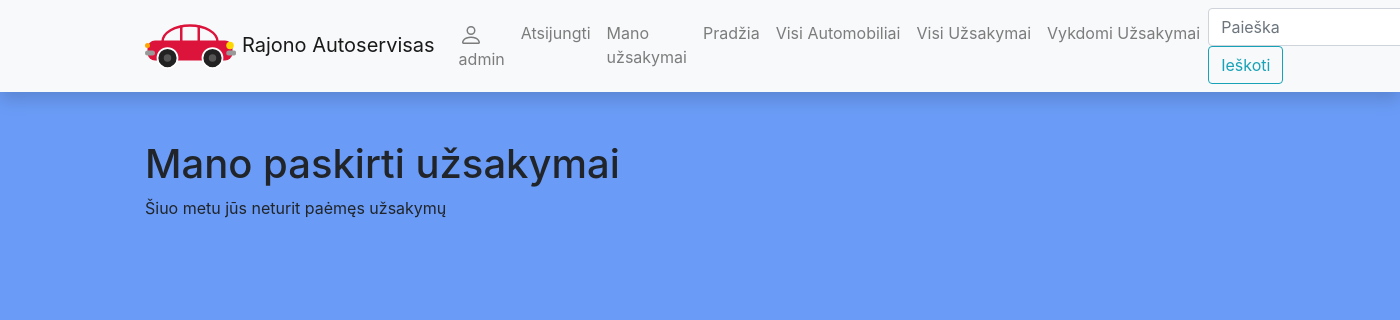
Before: /autoservice/myorders/ (signed in) with the older database file.
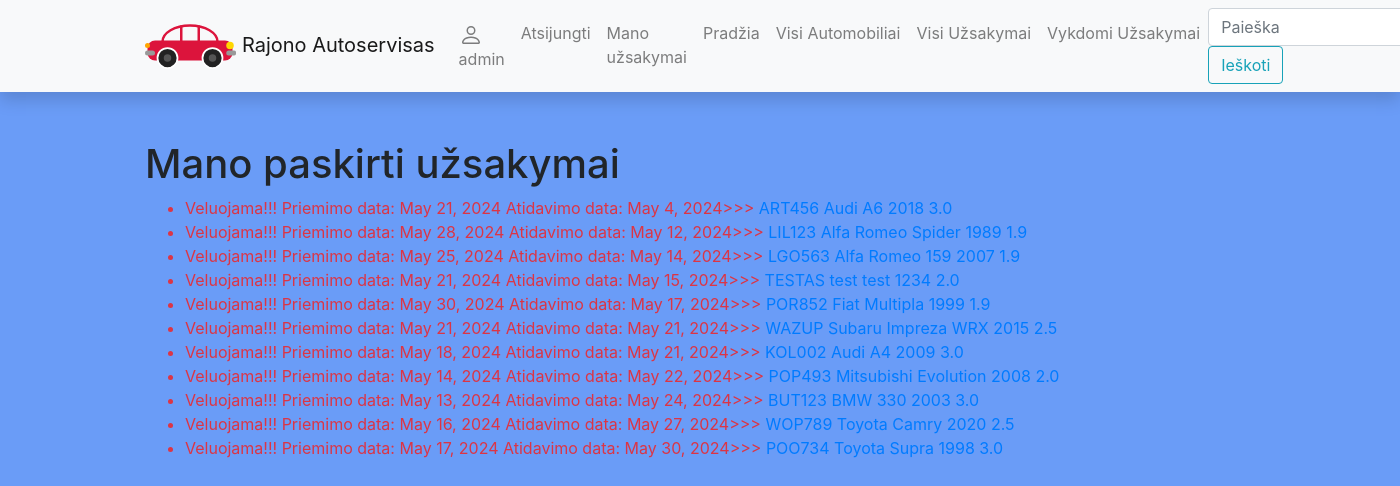
After: the same page with the newer database file.
### autoserviceapp/models.py (models this page shows, shortened)
class Uzsakymas(models.Model):
    data = models.DateField('Data', blank=True, null=True)
    automobilis = models.ForeignKey(Automobilis, on_delete=models.CASCADE)
    uzsakovas = models.ForeignKey(User, on_delete=models.SET_NULL, null=True, blank=True)
    grazinimo_terminas = models.DateField('Gražinimo data', blank=True, null=True)
    CAR_STATUS = (
        ('p', 'Priimtas'),
        ('e', 'Eigoje'),
        ('ap', 'Atliktų darbų patikrinimas'),
        ('i', 'Įvykdytas')
    )
    status = models.CharField(
        max_length=2,
        choices=CAR_STATUS,
        blank=True,
        default='a',
        help_text='Uzsakymo statusas'
    )
    class Meta:
        verbose_name = 'Užsakymas'
        verbose_name_plural = 'Užsakymai'
    @property
    def is_overdue(self):
        if self.grazinimo_terminas and date.today() > self.grazinimo_terminas:
            return True
        else:
            return False

class Automobilis(models.Model):
    valstybinis_nr = models.CharField('Valstybinis Nr.', max_length=6)
    vin = models.IntegerField('VIN code', default=make_random_vin)
    klientas = models.CharField('Klientas', max_length=20)
    automobilio_modelis = models.ForeignKey(AutomobilioModelis, on_delete=models.CASCADE)
    aprasymas = HTMLField(null=True, blank=True)
    cover = models.ImageField('Viršelis', upload_to='covers', null=True, blank=True)
    class Meta:
        verbose_name = 'Automobilis'
        verbose_name_plural = 'Automobiliai'

class AutomobilioModelis(models.Model):
    marke = models.CharField('Marke', max_length=20)
    modelis = models.CharField('Modelis', max_length=20)
    metai = models.IntegerField('Metai')
    variklis = models.CharField('Variklis', max_length=3)
    def __str__(self):
        return f'{self.marke} {self.modelis} {self.metai} {self.variklis}'
    class Meta:
        verbose_name = 'Automobilio modelis'
        verbose_name_plural = 'Automobilio modeliai'
        ordering = ['marke']

### autoserviceapp/views.py (the view)
# urls.py: path('myorders/', views.OrdersByUserListView.as_view(), name='myorders'),
class OrdersByUserListView(LoginRequiredMixin, generic.ListView):
    model = Uzsakymas
    template_name = 'user_orders.html'
    context_object_name = 'uzsakymas_list'
    def get_queryset(self):
        return Uzsakymas.objects.filter(uzsakovas=self.request.user).order_by('grazinimo_terminas')

### autoserviceapp/templates/user_orders.html (shortened to what this page needs)
{% extends 'base.html' %}
{% block content %}
<h1>Mano paskirti užsakymai</h1>
{% if uzsakymas_list %}
<ul>
{% for uzsakymas_obj in uzsakymas_list %}
   <li class="{% if uzsakymas_obj.is_overdue %} text-danger
                {% else %} text-dark
                {% endif %}">
       {% if uzsakymas_obj.is_overdue  %}
       Veluojama!!!
       Priemimo data: {{ uzsakymas_obj.data }}
       Atidavimo data: {{ uzsakymas_obj.grazinimo_terminas }}>>>
       <a href="{% url 'order' uzsakymas_obj.automobilis.id %}">
        {{ uzsakymas_obj.automobilis.valstybinis_nr }}
        {{ uzsakymas_obj.automobilis.automobilio_modelis }}
       </a>
       {% endif %}
   </li>
    {% endfor %}
</ul>
{% else %}
<p>Šiuo metu jūs neturit paėmęs užsakymų</p>
{% endif %}
{% endblock %}

Changed rows visible on the page:
now on this page (row edited): Uzsakymas: data "May 21, 2024", grazinimo_terminas "May 4, 2024", automobilis.valstybinis_nr "ART456", automobilis.automobilio_modelis "Audi A6 2018 3.0"
now on this page (row edited): Uzsakymas: data "May 28, 2024", grazinimo_terminas "May 12, 2024", automobilis.valstybinis_nr "LIL123", automobilis.automobilio_modelis "Alfa Romeo Spider 1989 1.9"
now on this page (row edited): Uzsakymas: data "May 25, 2024", grazinimo_terminas "May 14, 2024", automobilis.valstybinis_nr "LGO563", automobilis.automobilio_modelis "Alfa Romeo 159 2007 1.9"
now on this page (row edited): Uzsakymas: data "May 21, 2024", grazinimo_terminas "May 15, 2024", automobilis.valstybinis_nr "TESTAS", automobilis.automobilio_modelis "test test 1234 2.0"
now on this page (row edited): Uzsakymas: data "May 30, 2024", grazinimo_terminas "May 17, 2024", automobilis.valstybinis_nr "POR852", automobilis.automobilio_modelis "Fiat Multipla 1999 1.9"
now on this page (row edited): Uzsakymas: data "May 21, 2024", grazinimo_terminas "May 21, 2024", automobilis.valstybinis_nr "WAZUP", automobilis.automobilio_modelis "Subaru Impreza WRX 2015 2.5"
now on this page (row edited): Uzsakymas: data "May 18, 2024", grazinimo_terminas "May 21, 2024", automobilis.valstybinis_nr "KOL002", automobilis.automobilio_modelis "Audi A4 2009 3.0"
now on this page (row edited): Uzsakymas: data "May 14, 2024", grazinimo_terminas "May 22, 2024", automobilis.valstybinis_nr "POP493", automobilis.automobilio_modelis "Mitsubishi Evolution 2008 2.0"
now on this page (row edited): Uzsakymas: data "May 13, 2024", grazinimo_terminas "May 24, 2024", automobilis.valstybinis_nr "BUT123", automobilis.automobilio_modelis "BMW 330 2003 3.0"
now on this page (row edited): Uzsakymas: data "May 16, 2024", grazinimo_terminas "May 27, 2024", automobilis.valstybinis_nr "WOP789", automobilis.automobilio_modelis "Toyota Camry 2020 2.5"
now on this page (row edited): Uzsakymas: data "May 17, 2024", grazinimo_terminas "May 30, 2024", automobilis.valstybinis_nr "POO734", automobilis.automobilio_modelis "Toyota Supra 1998 3.0"
Other visible differences:
text no longer shown: "Šiuo metu jūs neturit paėmęs užsakymų"
